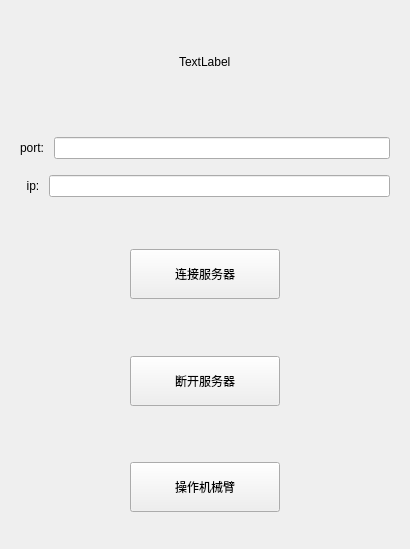
<?xml version="1.0" encoding="UTF-8"?>
<ui version="4.0">
 <class>Tcp</class>
 <widget class="QWidget" name="Tcp">
  <property name="geometry">
   <rect>
    <x>0</x>
    <y>0</y>
    <width>410</width>
    <height>549</height>
   </rect>
  </property>
  <property name="windowTitle">
   <string>Form</string>
  </property>
  <layout class="QVBoxLayout" name="verticalLayout_2">
   <item>
    <widget class="QWidget" name="widget_4" native="true">
     <layout class="QHBoxLayout" name="horizontalLayout_5">
      <item>
       <spacer name="horizontalSpacer_5">
        <property name="orientation">
         <enum>Qt::Horizontal</enum>
        </property>
        <property name="sizeHint" stdset="0">
         <size>
          <width>142</width>
          <height>20</height>
         </size>
        </property>
       </spacer>
      </item>
      <item>
       <widget class="QLabel" name="logo2">
        <property name="text">
         <string>TextLabel</string>
        </property>
       </widget>
      </item>
      <item>
       <spacer name="horizontalSpacer_6">
        <property name="orientation">
         <enum>Qt::Horizontal</enum>
        </property>
        <property name="sizeHint" stdset="0">
         <size>
          <width>142</width>
          <height>20</height>
         </size>
        </property>
       </spacer>
      </item>
     </layout>
    </widget>
   </item>
   <item>
    <widget class="QWidget" name="widget" native="true">
     <layout class="QVBoxLayout" name="verticalLayout">
      <item>
       <layout class="QHBoxLayout" name="horizontalLayout">
        <item>
         <widget class="QLabel" name="label">
          <property name="text">
           <string>port: </string>
          </property>
         </widget>
        </item>
        <item>
         <widget class="QLineEdit" name="port"/>
        </item>
       </layout>
      </item>
      <item>
       <layout class="QHBoxLayout" name="horizontalLayout_2">
        <item>
         <widget class="QLabel" name="label_2">
          <property name="text">
           <string>  ip: </string>
          </property>
         </widget>
        </item>
        <item>
         <widget class="QLineEdit" name="ipAddr"/>
        </item>
       </layout>
      </item>
     </layout>
    </widget>
   </item>
   <item>
    <widget class="QWidget" name="widget_2" native="true">
     <layout class="QHBoxLayout" name="horizontalLayout_3">
      <item>
       <spacer name="horizontalSpacer">
        <property name="orientation">
         <enum>Qt::Horizontal</enum>
        </property>
        <property name="sizeHint" stdset="0">
         <size>
          <width>103</width>
          <height>20</height>
         </size>
        </property>
       </spacer>
      </item>
      <item>
       <widget class="QPushButton" name="connect">
        <property name="minimumSize">
         <size>
          <width>150</width>
          <height>50</height>
         </size>
        </property>
        <property name="text">
         <string>连接服务器</string>
        </property>
       </widget>
      </item>
      <item>
       <spacer name="horizontalSpacer_2">
        <property name="orientation">
         <enum>Qt::Horizontal</enum>
        </property>
        <property name="sizeHint" stdset="0">
         <size>
          <width>103</width>
          <height>20</height>
         </size>
        </property>
       </spacer>
      </item>
     </layout>
    </widget>
   </item>
   <item>
    <widget class="QWidget" name="widget_3" native="true">
     <layout class="QHBoxLayout" name="horizontalLayout_4">
      <item>
       <spacer name="horizontalSpacer_3">
        <property name="orientation">
         <enum>Qt::Horizontal</enum>
        </property>
        <property name="sizeHint" stdset="0">
         <size>
          <width>103</width>
          <height>20</height>
         </size>
        </property>
       </spacer>
      </item>
      <item>
       <widget class="QPushButton" name="disconnnect">
        <property name="minimumSize">
         <size>
          <width>150</width>
          <height>50</height>
         </size>
        </property>
        <property name="text">
         <string>断开服务器</string>
        </property>
       </widget>
      </item>
      <item>
       <spacer name="horizontalSpacer_4">
        <property name="orientation">
         <enum>Qt::Horizontal</enum>
        </property>
        <property name="sizeHint" stdset="0">
         <size>
          <width>103</width>
          <height>20</height>
         </size>
        </property>
       </spacer>
      </item>
     </layout>
    </widget>
   </item>
   <item>
    <widget class="QWidget" name="widget_5" native="true">
     <layout class="QHBoxLayout" name="horizontalLayout_6">
      <item>
       <spacer name="horizontalSpacer_7">
        <property name="orientation">
         <enum>Qt::Horizontal</enum>
        </property>
        <property name="sizeHint" stdset="0">
         <size>
          <width>40</width>
          <height>20</height>
         </size>
        </property>
       </spacer>
      </item>
      <item>
       <widget class="QPushButton" name="armStart">
        <property name="minimumSize">
         <size>
          <width>150</width>
          <height>50</height>
         </size>
        </property>
        <property name="text">
         <string>操作机械臂</string>
        </property>
       </widget>
      </item>
      <item>
       <spacer name="horizontalSpacer_8">
        <property name="orientation">
         <enum>Qt::Horizontal</enum>
        </property>
        <property name="sizeHint" stdset="0">
         <size>
          <width>40</width>
          <height>20</height>
         </size>
        </property>
       </spacer>
      </item>
     </layout>
    </widget>
   </item>
  </layout>
 </widget>
 <resources/>
 <connections/>
</ui>
